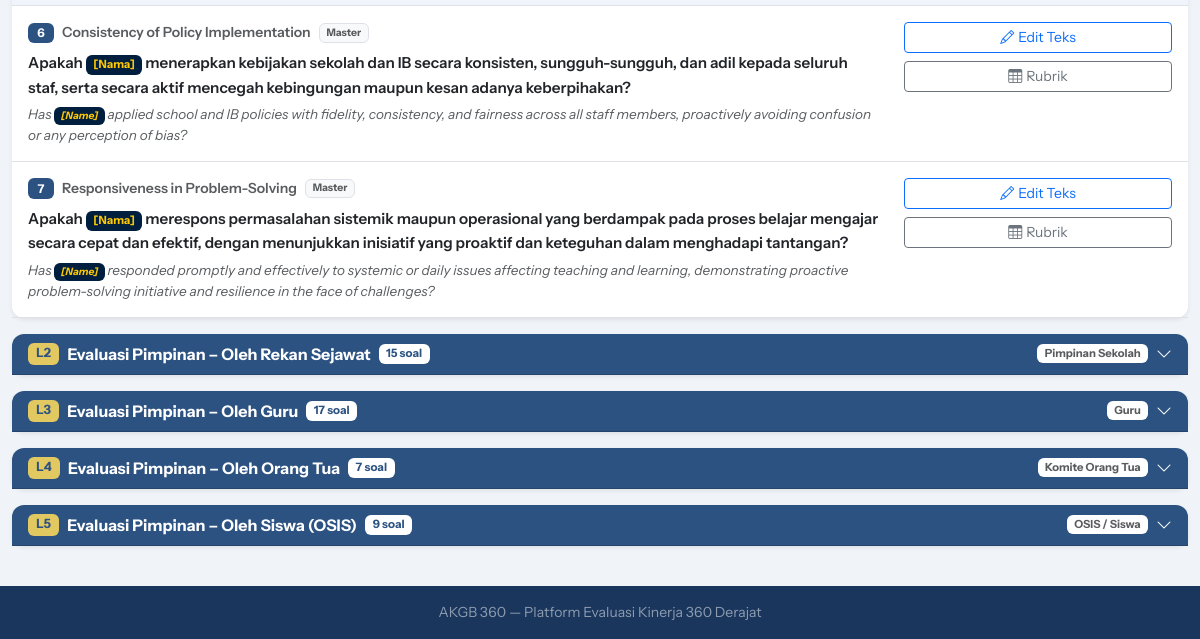
The page /demo/admin/questions.php (signed in, lower part) on the database as committed earlier.
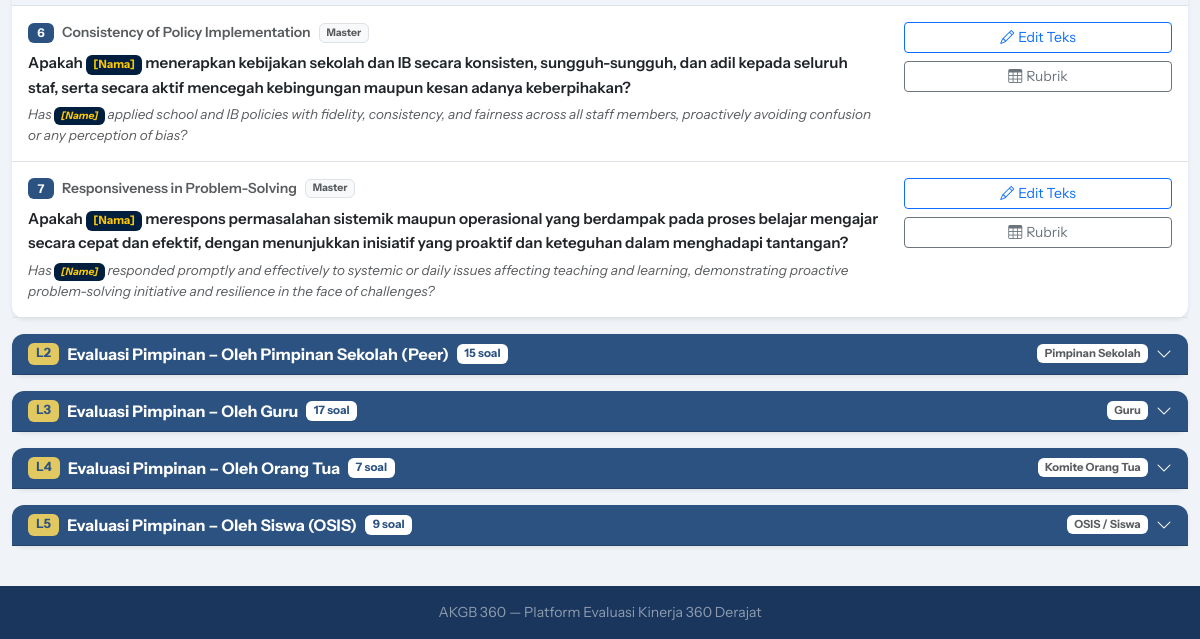
The same page on the database as committed later.
### tables this page shows
CREATE TABLE `package_weights` (
  `id` int NOT NULL AUTO_INCREMENT,
  `package_id` int NOT NULL,
  `weight` decimal(4,2) DEFAULT '1.00',
  `notes` varchar(200) DEFAULT NULL,
  PRIMARY KEY (`id`),
  KEY `package_id` (`package_id`),
  CONSTRAINT `package_weights_ibfk_1` FOREIGN KEY (`package_id`) REFERENCES `packages` (`id`) ON DELETE CASCADE
);

CREATE TABLE `packages` (
  `id` int NOT NULL AUTO_INCREMENT,
  `code` varchar(20) NOT NULL,
  `name` varchar(200) NOT NULL,
  `eval_type_id` int NOT NULL,
  `period_id` int DEFAULT NULL COMMENT 'NULL = template global, ada nilai = terikat periode',
  `respondent_type` varchar(50) NOT NULL,
  `description` text,
  `is_self_reflection` tinyint(1) DEFAULT '0',
  `question_lang` enum('both','id','en') NOT NULL DEFAULT 'both',
  PRIMARY KEY (`id`),
  KEY `eval_type_id` (`eval_type_id`),
  KEY `period_id` (`period_id`),
  CONSTRAINT `packages_ibfk_1` FOREIGN KEY (`eval_type_id`) REFERENCES `eval_types` (`id`),
  CONSTRAINT `packages_ibfk_2` FOREIGN KEY (`period_id`) REFERENCES `eval_periods` (`id`) ON DELETE SET NULL
);

### public_html/demo/includes/db.php (called while the page is built, shortened)
<?php
class Database {
    private static ?PDO $instance = null;
    public static function getInstance(): PDO {
        if (self::$instance === null) {
            $dsn = "mysql:host=" . DB_HOST . ";dbname=" . DB_NAME . ";charset=" . DB_CHARSET;
            $options = [
                PDO::ATTR_ERRMODE            => PDO::ERRMODE_EXCEPTION,
                PDO::ATTR_DEFAULT_FETCH_MODE => PDO::FETCH_ASSOC,
                PDO::ATTR_EMULATE_PREPARES   => false,
            ];
            try {
                self::$instance = new PDO($dsn, DB_USER, DB_PASS, $options);
            } catch (PDOException $e) {
                die(json_encode(['error' => 'Database connection failed: ' . $e->getMessage()]));
            }
        }
        return self::$instance;
    }
    public static function query(string $sql, array $params = []): PDOStatement {
        $stmt = self::getInstance()->prepare($sql);
        $stmt->execute($params);
        return $stmt;
    }
    public static function fetchAll(string $sql, array $params = []): array {
        return self::query($sql, $params)->fetchAll();
    }
}

### public_html/demo/includes/functions.php (called while the page is built, shortened)
<?php
function h(string $s = ''): string {
    return htmlspecialchars($s, ENT_QUOTES, 'UTF-8');
}
function respondentLabel(string $type): string {
    return match($type) {
        'atasan'        => 'Yayasan (YPKBI/YPKTB)',
        'leader'        => 'Pimpinan Sekolah',
        'peer'          => 'Rekan Sejawat',
        'guru'          => 'Guru',
        'teacher'       => 'Rekan Sejawat (Guru)',
        'ortu'          => 'Komite Orang Tua',
        'siswa'         => 'OSIS / Siswa',
        'student_class' => 'Murid yang Diajar',
        'self'          => 'Refleksi Mandiri',
        default         => ucfirst($type),
    };
}

### public_html/demo/admin/questions.php (the view, shortened to what the changed rows need)
<?php
require_once __DIR__ . '/../includes/db.php';
require_once __DIR__ . '/../includes/functions.php';
require_once __DIR__ . '/../includes/layout.php';
$tab    = $_GET['tab'] ?? '';
$evalTypes = Database::fetchAll("SELECT * FROM eval_types ORDER BY id");
if (!$tab && !empty($evalTypes)) $tab = $evalTypes[0]['code'];
$currentEt = null;
foreach ($evalTypes as $et) {
    if ($et['code'] === $tab) { $currentEt = $et; break; }
}
$packages = [];
if ($currentEt) {
    $pkgRows = Database::fetchAll("
        SELECT p.*, pw.weight
        FROM packages p
        LEFT JOIN package_weights pw ON pw.package_id = p.id
        WHERE p.eval_type_id = ? AND p.is_self_reflection = 0
        ORDER BY p.id
    ", [$currentEt['id']]);
    foreach ($pkgRows as $pkg) {
        $qRows = Database::fetchAll("
            SELECT
                pq.id as pq_id,
                pq.order_num,
                pq.question_id_text_override,
                pq.question_en_text_override,
                q.id as q_id,
                q.question_id_text as master_id,
                q.question_en_text as master_en,
                s.id as s_id,
                s.name as s_name,
                s.elaboration_id,
                s.elaboration_en,
                d.id as d_id,
                d.name as d_name,
                d.code as d_code
            FROM package_questions pq
            JOIN questions q ON pq.question_id = q.id
            JOIN standards s ON q.standard_id = s.id
            JOIN domains d ON s.domain_id = d.id
            WHERE pq.package_id = ?
            ORDER BY pq.order_num, d.order_num, s.order_num
        ", [$pkg['id']]);
        $byDomain = [];
        foreach ($qRows as $q) {
            $byDomain[$q['d_id']]['name']   = $q['d_name'];
            $byDomain[$q['d_id']]['code']   = $q['d_code'];
            $byDomain[$q['d_id']]['items'][] = $q;
        }
        $qIds = array_unique(array_column($qRows, 'q_id'));
        $descriptors = [];
        if (!empty($qIds)) {
            $rows = Database::fetchAll(
                "SELECT * FROM grade_descriptors WHERE question_id IN (" . implode(',', $qIds) . ") ORDER BY question_id, grade"
            );
            foreach ($rows as $r) $descriptors[$r['question_id']][$r['grade']] = $r;
        }
        $packages[] = array_merge($pkg, [
            'byDomain'    => $byDomain,
            'descriptors' => $descriptors,
            'q_count'     => count($qRows),
        ]);
    }
}
ob_start(); ?>
<?php if (empty($packages)): ?>
<div class="card">
  <div class="card-body text-center py-5 text-muted">
    <i class="bi bi-inbox display-4 mb-3 d-block"></i>
    <p>Belum ada paket untuk tipe ini.</p>
    <a href="<?= APP_URL ?>/admin/matrix.php?tab=<?= urlencode($tab) ?>" class="btn btn-navy">
      Buat via Matriks Mapping →
    </a>
  </div>
</div>
<?php else: ?>
<?php foreach ($packages as $pi => $pkg):
  $cid = 'pkg' . $pkg['id'];
?>
<div class="card mb-3 border-0 shadow-sm">
  <div class="card-header d-flex justify-content-between align-items-center py-2"
       style="cursor:pointer;background:var(--ktb-navy);color:white"
       data-bs-toggle="collapse" data-bs-target="#<?= $cid ?>"
       aria-expanded="<?= $pi===0?'true':'false' ?>">
    <div class="d-flex align-items-center gap-2">
      <span class="badge" style="background:var(--ktb-gold);color:var(--ktb-navy);font-size:.8rem">
        <?= h($pkg['code']) ?>
      </span>
      <strong><?= h($pkg['name']) ?></strong>
      <span class="badge bg-white text-navy" style="font-size:.72rem">
        <?= $pkg['q_count'] ?> soal
      </span>
    </div>
    <div class="d-flex align-items-center gap-2">
      <span class="badge bg-white text-muted" style="font-size:.7rem">
        <?= h(respondentLabel($pkg['respondent_type'])) ?>
      </span>
      <i class="bi bi-chevron-<?= $pi===0?'up':'down' ?>"></i>
    </div>
  </div>
</div>
<?php endforeach;  ?>
<?php endif; ?>

Rows that differ between the two databases and show on the page:
changed through a linked row, package_weights "Pimpinan Sekolah": package.name "Evaluasi Pimpinan – Oleh Rekan Sejawat" → "Evaluasi Pimpinan – Oleh Pimpinan Sekolah (Peer)"
